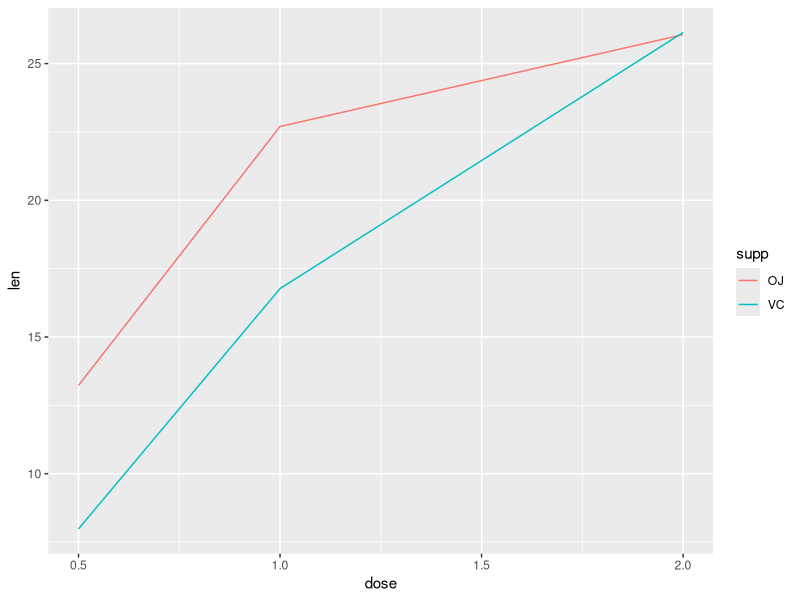

Here is the R script that generated this plot:
## ---- chunk 1
data("ToothGrowth")
## ---- chunk 2
head(ToothGrowth)
## ---- chunk 3
str(ToothGrowth)
## ---- chunk 4
table(ToothGrowth$dose)
## ---- chunk 5
average <- aggregate(len ~ supp + dose, data = ToothGrowth, mean)

library(ggplot2)

plot1 <- ggplot(data = average, aes(x = dose, y = len, col = supp)) + geom_line()
plot1
## ---- chunk 6
summary(ToothGrowth)
## ---- chunk 7
oj <- ToothGrowth[ToothGrowth$supp == "OJ", "len"]
vc <- ToothGrowth[ToothGrowth$supp == "VC", "len"]

t.test(oj, vc)
## ---- chunk 8
dose1 <- ToothGrowth[ToothGrowth$dose == 0.5, "len"]
dose2 <- ToothGrowth[ToothGrowth$dose == 1, "len"]
dose3 <- ToothGrowth[ToothGrowth$dose == 2, "len"]

t.test(dose2, dose1, paired = TRUE)
t.test(dose3, dose2, paired = TRUE)
t.test(dose3, dose1, paired = TRUE)
## ---- chunk 9
rbind(t.test(dose2, dose1, paired = TRUE)$conf.int, t.test(dose2, dose1, paired = FALSE)$conf.int)

rbind(t.test(dose3, dose2, paired = TRUE)$conf.int,t.test(dose3, dose2, paired = FALSE)$conf.int)

rbind(t.test(dose3, dose1, paired = TRUE)$conf.int, t.test(dose3, dose1, paired = FALSE)$conf.int)
